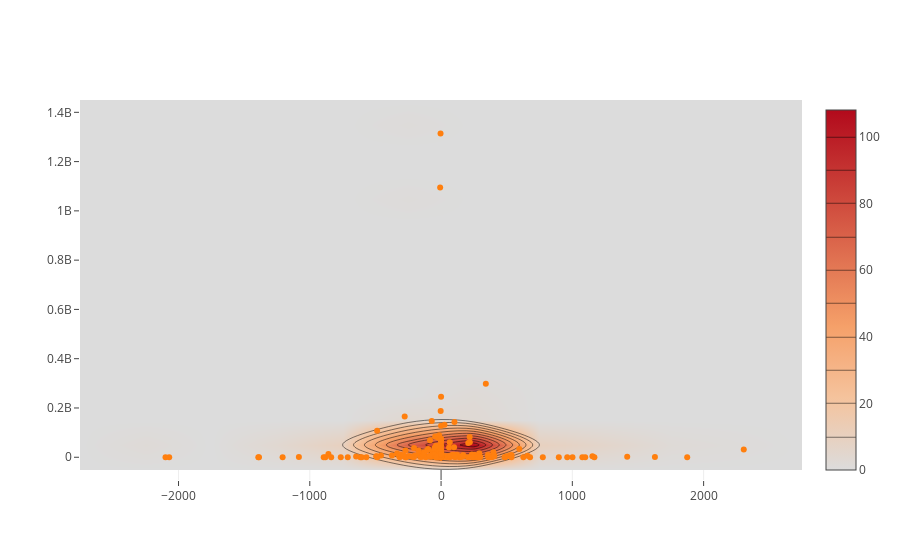

Notebook source saved alongside this figure:
### Markdown cell above
Amount of population against the net migration

### Code cell
iplot([go.Histogram2dContour(x=CW.head(500)['Net migration'], 
                             y=CW.head(500)['Population'], 
                             contours=go.Contours(coloring='heatmap')),
       go.Scatter(x=CW.head(1000)['Net migration'], y=CW.head(1000)['Population'], mode='markers')])

### Figure 1 — Plotly figure (JSON) as saved in the notebook; plotly's stock layout.template omitted (floating-point values rounded to 4 significant figures; data arrays with more than 128 entries replaced by an {"elided": "..."} marker saying what was removed)
{"data": [{"contours": {"coloring": "heatmap"}, "type": "histogram2dcontour", "x": {"elided": "227 str values"}, "y": {"elided": "227 int values"}}, {"mode": "markers", "type": "scatter", "x": {"elided": "227 str values"}, "y": {"elided": "227 int values"}}], "layout": {}}
